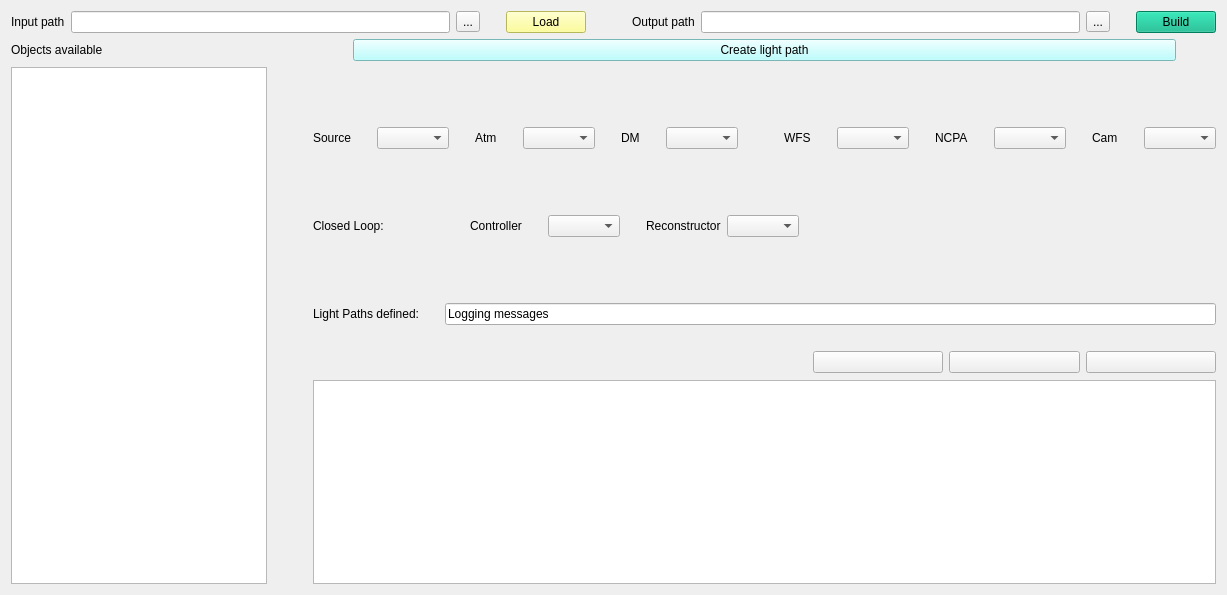
      <widget class="QWidget" name="">
       <property name="minimumSize">
        <size>
         <width>705</width>
         <height>595</height>
        </size>
       </property>
       <attribute name="title">
        <string>Load</string>
       </attribute>
       <layout class="QHBoxLayout" name="horizontalLayout_8">
        <item>
         <layout class="QVBoxLayout" name="verticalLayout_5">
          <item>
           <layout class="QHBoxLayout" name="horizontalLayout_3">
            <item>
             <widget class="QLabel" name="label_11">
              <property name="text">
               <string>Input path</string>
              </property>
             </widget>
            </item>
            <item>
             <widget class="QLineEdit" name="lineEdit"/>
            </item>
            <item>
             <widget class="QToolButton" name="toolButton">
              <property name="text">
               <string>...</string>
              </property>
             </widget>
            </item>
            <item>
             <spacer name="horizontalSpacer_4">
              <property name="orientation">
               <enum>Qt::Horizontal</enum>
              </property>
              <property name="sizeType">
               <enum>QSizePolicy::Fixed</enum>
              </property>
              <property name="sizeHint" stdset="0">
               <size>
                <width>20</width>
                <height>20</height>
               </size>
              </property>
             </spacer>
            </item>
            <item>
             <widget class="QPushButton" name="pushButton_5">
              <property name="styleSheet">
               <string notr="true">background-color: rgb(255, 255, 127)</string>
              </property>
              <property name="text">
               <string>Load</string>
              </property>
             </widget>
            </item>
            <item>
             <spacer name="horizontalSpacer_20">
              <property name="orientation">
               <enum>Qt::Horizontal</enum>
              </property>
              <property name="sizeType">
               <enum>QSizePolicy::Fixed</enum>
              </property>
              <property name="sizeHint" stdset="0">
               <size>
                <width>40</width>
                <height>20</height>
               </size>
              </property>
             </spacer>
            </item>
            <item>
             <widget class="QLabel" name="label_8">
              <property name="text">
               <string>Output path</string>
              </property>
             </widget>
            </item>
            <item>
             <widget class="QLineEdit" name="lineEdit_3"/>
            </item>
            <item>
             <widget class="QToolButton" name="toolButton_2">
              <property name="text">
               <string>...</string>
              </property>
             </widget>
            </item>
            <item>
             <spacer name="horizontalSpacer_5">
              <property name="orientation">
               <enum>Qt::Horizontal</enum>
              </property>
              <property name="sizeType">
               <enum>QSizePolicy::Fixed</enum>
              </property>
              <property name="sizeHint" stdset="0">
               <size>
                <width>20</width>
                <height>20</height>
               </size>
              </property>
             </spacer>
            </item>
            <item>
             <widget class="QPushButton" name="pushButton_6">
              <property name="styleSheet">
               <string notr="true">background-color: rgb(0, 177, 130)</string>
              </property>
              <property name="text">
               <string>Build</string>
              </property>
             </widget>
            </item>
           </layout>
          </item>
          <item>
           <layout class="QGridLayout" name="gridLayout">
            <item row="1" column="2">
             <layout class="QVBoxLayout" name="verticalLayout_4">
              <item>
               <spacer name="verticalSpacer_4">
                <property name="orientation">
                 <enum>Qt::Vertical</enum>
                </property>
                <property name="sizeType">
                 <enum>QSizePolicy::Fixed</enum>
                </property>
                <property name="sizeHint" stdset="0">
                 <size>
                  <width>20</width>
                  <height>60</height>
                 </size>
                </property>
               </spacer>
              </item>
              <item>
               <layout class="QHBoxLayout" name="horizontalLayout_5">
                <item>
                 <widget class="QLabel" name="label_3">
                  <property name="text">
                   <string>Source</string>
                  </property>
                 </widget>
                </item>
                <item>
                 <spacer name="horizontalSpacer_6">
                  <property name="orientation">
                   <enum>Qt::Horizontal</enum>
                  </property>
                  <property name="sizeType">
                   <enum>QSizePolicy::Fixed</enum>
                  </property>
                  <property name="sizeHint" stdset="0">
                   <size>
                    <width>20</width>
                    <height>20</height>
                   </size>
                  </property>
                 </spacer>
                </item>
                <item>
                 <widget class="QComboBox" name="comboBox_2"/>
                </item>
                <item>
                 <spacer name="horizontalSpacer_8">
                  <property name="orientation">
                   <enum>Qt::Horizontal</enum>
                  </property>
                  <property name="sizeType">
                   <enum>QSizePolicy::Fixed</enum>
                  </property>
                  <property name="sizeHint" stdset="0">
                   <size>
                    <width>20</width>
                    <height>20</height>
                   </size>
                  </property>
                 </spacer>
                </item>
                <item>
                 <widget class="QLabel" name="label_4">
                  <property name="text">
                   <string>Atm</string>
                  </property>
                 </widget>
                </item>
                <item>
                 <spacer name="horizontalSpacer_7">
                  <property name="orientation">
                   <enum>Qt::Horizontal</enum>
                  </property>
                  <property name="sizeType">
                   <enum>QSizePolicy::Fixed</enum>
                  </property>
                  <property name="sizeHint" stdset="0">
                   <size>
                    <width>20</width>
                    <height>20</height>
                   </size>
                  </property>
                 </spacer>
                </item>
                <item>
                 <widget class="QComboBox" name="comboBox_3"/>
                </item>
                <item>
                 <spacer name="horizontalSpacer_9">
                  <property name="orientation">
                   <enum>Qt::Horizontal</enum>
                  </property>
                  <property name="sizeType">
                   <enum>QSizePolicy::Fixed</enum>
                  </property>
                  <property name="sizeHint" stdset="0">
                   <size>
                    <width>20</width>
                    <height>20</height>
                   </size>
                  </property>
                 </spacer>
                </item>
                <item>
                 <widget class="QLabel" name="label_15">
                  <property name="text">
                   <string>DM</string>
                  </property>
                 </widget>
                </item>
                <item>
                 <spacer name="horizontalSpacer_25">
                  <property name="orientation">
                   <enum>Qt::Horizontal</enum>
                  </property>
                  <property name="sizeType">
                   <enum>QSizePolicy::Fixed</enum>
                  </property>
                  <property name="sizeHint" stdset="0">
                   <size>
                    <width>20</width>
                    <height>20</height>
                   </size>
                  </property>
                 </spacer>
                </item>
                <item>
                 <widget class="QComboBox" name="comboBox_7"/>
                </item>
                <item>
                 <spacer name="horizontalSpacer_27">
                  <property name="orientation">
                   <enum>Qt::Horizontal</enum>
                  </property>
                  <property name="sizeType">
                   <enum>QSizePolicy::Fixed</enum>
                  </property>
                  <property name="sizeHint" stdset="0">
                   <size>
                    <width>20</width>
                    <height>20</height>
                   </size>
                  </property>
                 </spacer>
                </item>
                <item>
                 <spacer name="horizontalSpacer_26">
                  <property name="orientation">
                   <enum>Qt::Horizontal</enum>
                  </property>
                  <property name="sizeHint" stdset="0">
                   <size>
                    <width>20</width>
                    <height>20</height>
                   </size>
                  </property>
                 </spacer>
                </item>
                <item>
                 <widget class="QLabel" name="label_7">
                  <property name="text">
                   <string>WFS</string>
                  </property>
                 </widget>
                </item>
                <item>
                 <spacer name="horizontalSpacer_10">
                  <property name="orientation">
                   <enum>Qt::Horizontal</enum>
                  </property>
                  <property name="sizeType">
                   <enum>QSizePolicy::Expanding</enum>
                  </property>
                  <property name="sizeHint" stdset="0">
                   <size>
                    <width>20</width>
                    <height>20</height>
                   </size>
                  </property>
                 </spacer>
                </item>
                <item>
                 <widget class="QComboBox" name="comboBox_6"/>
                </item>
                <item>
                 <spacer name="horizontalSpacer_11">
                  <property name="orientation">
                   <enum>Qt::Horizontal</enum>
                  </property>
                  <property name="sizeType">
                   <enum>QSizePolicy::Fixed</enum>
                  </property>
                  <property name="sizeHint" stdset="0">
                   <size>
                    <width>20</width>
                    <height>20</height>
                   </size>
                  </property>
                 </spacer>
                </item>
                <item>
                 <widget class="QLabel" name="label_9">
                  <property name="text">
                   <string>NCPA</string>
                  </property>
                 </widget>
                </item>
                <item>
                 <spacer name="horizontalSpacer_12">
                  <property name="orientation">
                   <enum>Qt::Horizontal</enum>
                  </property>
                  <property name="sizeType">
                   <enum>QSizePolicy::Fixed</enum>
                  </property>
                  <property name="sizeHint" stdset="0">
                   <size>
                    <width>20</width>
                    <height>20</height>
                   </size>
                  </property>
                 </spacer>
                </item>
                <item>
                 <widget class="QComboBox" name="comboBox_8"/>
                </item>
                <item>
                 <spacer name="horizontalSpacer_14">
                  <property name="orientation">
                   <enum>Qt::Horizontal</enum>
                  </property>
                  <property name="sizeType">
                   <enum>QSizePolicy::Fixed</enum>
                  </property>
                  <property name="sizeHint" stdset="0">
                   <size>
                    <width>20</width>
                    <height>20</height>
                   </size>
                  </property>
                 </spacer>
                </item>
                <item>
                 <widget class="QLabel" name="label_10">
                  <property name="text">
                   <string>Cam</string>
                  </property>
                 </widget>
                </item>
                <item>
                 <spacer name="horizontalSpacer_13">
                  <property name="orientation">
                   <enum>Qt::Horizontal</enum>
                  </property>
                  <property name="sizeType">
                   <enum>QSizePolicy::Fixed</enum>
                  </property>
                  <property name="sizeHint" stdset="0">
                   <size>
                    <width>20</width>
                    <height>20</height>
                   </size>
                  </property>
                 </spacer>
                </item>
                <item>
                 <widget class="QComboBox" name="comboBox_9"/>
                </item>
               </layout>
              </item>
              <item>
               <spacer name="verticalSpacer_5">
                <property name="orientation">
                 <enum>Qt::Vertical</enum>
                </property>
                <property name="sizeType">
                 <enum>QSizePolicy::Fixed</enum>
                </property>
                <property name="sizeHint" stdset="0">
                 <size>
                  <width>20</width>
                  <height>60</height>
                 </size>
                </property>
               </spacer>
              </item>
              <item>
               <layout class="QHBoxLayout" name="horizontalLayout_10">
                <item>
                 <widget class="QLabel" name="label_12">
                  <property name="text">
                   <string>Closed Loop:</string>
                  </property>
                 </widget>
                </item>
                <item>
                 <spacer name="horizontalSpacer_24">
                  <property name="orientation">
                   <enum>Qt::Horizontal</enum>
                  </property>
                  <property name="sizeType">
                   <enum>QSizePolicy::Fixed</enum>
                  </property>
                  <property name="sizeHint" stdset="0">
                   <size>
                    <width>80</width>
                    <height>20</height>
                   </size>
                  </property>
                 </spacer>
                </item>
                <item>
                 <widget class="QLabel" name="label_13">
                  <property name="text">
                   <string>Controller</string>
                  </property>
                 </widget>
                </item>
                <item>
                 <spacer name="horizontalSpacer_21">
                  <property name="orientation">
                   <enum>Qt::Horizontal</enum>
                  </property>
                  <property name="sizeType">
                   <enum>QSizePolicy::Fixed</enum>
                  </property>
                  <property name="sizeHint" stdset="0">
                   <size>
                    <width>20</width>
                    <height>20</height>
                   </size>
                  </property>
                 </spacer>
                </item>
                <item>
                 <widget class="QComboBox" name="comboBox_4"/>
                </item>
                <item>
                 <spacer name="horizontalSpacer_22">
                  <property name="orientation">
                   <enum>Qt::Horizontal</enum>
                  </property>
                  <property name="sizeType">
                   <enum>QSizePolicy::Fixed</enum>
                  </property>
                  <property name="sizeHint" stdset="0">
                   <size>
                    <width>20</width>
                    <height>20</height>
                   </size>
                  </property>
                 </spacer>
                </item>
                <item>
                 <widget class="QLabel" name="label_14">
                  <property name="text">
                   <string>Reconstructor</string>
                  </property>
                 </widget>
                </item>
                <item>
                 <widget class="QComboBox" name="comboBox_5"/>
                </item>
                <item>
                 <spacer name="horizontalSpacer_23">
                  <property name="orientation">
                   <enum>Qt::Horizontal</enum>
                  </property>
                  <property name="sizeHint" stdset="0">
                   <size>
                    <width>40</width>
                    <height>20</height>
                   </size>
                  </property>
                 </spacer>
                </item>
               </layout>
              </item>
              <item>
               <spacer name="verticalSpacer_3">
                <property name="orientation">
                 <enum>Qt::Vertical</enum>
                </property>
                <property name="sizeType">
                 <enum>QSizePolicy::Fixed</enum>
                </property>
                <property name="sizeHint" stdset="0">
                 <size>
                  <width>20</width>
                  <height>60</height>
                 </size>
                </property>
               </spacer>
              </item>
              <item>
               <layout class="QHBoxLayout" name="horizontalLayout_6">
                <item>
                 <widget class="QLabel" name="label_5">
                  <property name="text">
                   <string>Light Paths defined:</string>
                  </property>
                 </widget>
                </item>
                <item>
                 <spacer name="horizontalSpacer_15">
                  <property name="orientation">
                   <enum>Qt::Horizontal</enum>
                  </property>
                  <property name="sizeType">
                   <enum>QSizePolicy::Fixed</enum>
                  </property>
                  <property name="sizeHint" stdset="0">
                   <size>
                    <width>20</width>
                    <height>20</height>
                   </size>
                  </property>
                 </spacer>
                </item>
                <item>
                 <widget class="QLineEdit" name="lineEdit_2">
                  <property name="text">
                   <string>Logging messages</string>
                  </property>
                 </widget>
                </item>
               </layout>
              </item>
              <item>
               <spacer name="verticalSpacer_2">
                <property name="orientation">
                 <enum>Qt::Vertical</enum>
                </property>
                <property name="sizeType">
                 <enum>QSizePolicy::Fixed</enum>
                </property>
                <property name="sizeHint" stdset="0">
                 <size>
                  <width>20</width>
                  <height>20</height>
                 </size>
                </property>
               </spacer>
              </item>
              <item>
               <layout class="QHBoxLayout" name="horizontalLayout_7">
                <item>
                 <spacer name="horizontalSpacer_16">
                  <property name="orientation">
                   <enum>Qt::Horizontal</enum>
                  </property>
                  <property name="sizeType">
                   <enum>QSizePolicy::Fixed</enum>
                  </property>
                  <property name="sizeHint" stdset="0">
                   <size>
                    <width>500</width>
                    <height>20</height>
                   </size>
                  </property>
                 </spacer>
                </item>
                <item>
                 <widget class="QPushButton" name="pushButton_8">
                  <property name="text">
                   <string/>
                  </property>
                  <property name="icon">
                   <iconset>
                    <normalon>:/icon/icon/add-button.png</normalon>
                   </iconset>
                  </property>
                  <property name="iconSize">
                   <size>
                    <width>18</width>
                    <height>16</height>
                   </size>
                  </property>
                 </widget>
                </item>
                <item>
                 <widget class="QPushButton" name="pushButton_10">
                  <property name="text">
                   <string/>
                  </property>
                  <property name="icon">
                   <iconset>
                    <normalon>:/icon/icon/edit.png</normalon>
                   </iconset>
                  </property>
                 </widget>
                </item>
                <item>
                 <widget class="QPushButton" name="pushButton_9">
                  <property name="text">
                   <string/>
                  </property>
                  <property name="icon">
                   <iconset resource="resource.qrc">
                    <normaloff>:/icon/icon/delete.png</normaloff>:/icon/icon/delete.png</iconset>
                  </property>
                 </widget>
                </item>
               </layout>
              </item>
              <item>
               <spacer name="verticalSpacer">
                <property name="orientation">
                 <enum>Qt::Vertical</enum>
                </property>
                <property name="sizeType">
                 <enum>QSizePolicy::Fixed</enum>
                </property>
                <property name="sizeHint" stdset="0">
                 <size>
                  <width>5</width>
                  <height>1</height>
                 </size>
                </property>
               </spacer>
              </item>
              <item>
               <widget class="QListView" name="listView"/>
              </item>
             </layout>
            </item>
            <item row="1" column="1">
             <spacer name="horizontalSpacer_19">
              <property name="orientation">
               <enum>Qt::Horizontal</enum>
              </property>
              <property name="sizeHint" stdset="0">
               <size>
                <width>40</width>
                <height>20</height>
               </size>
              </property>
             </spacer>
            </item>
            <item row="0" column="0">
             <widget class="QLabel" name="label_6">
              <property name="text">
               <string>Objects available</string>
              </property>
             </widget>
            </item>
            <item row="0" column="2">
             <layout class="QHBoxLayout" name="horizontalLayout_4">
              <item>
               <spacer name="horizontalSpacer_17">
                <property name="orientation">
                 <enum>Qt::Horizontal</enum>
                </property>
                <property name="sizeType">
                 <enum>QSizePolicy::Fixed</enum>
                </property>
                <property name="sizeHint" stdset="0">
                 <size>
                  <width>40</width>
                  <height>20</height>
                 </size>
                </property>
               </spacer>
              </item>
              <item>
               <widget class="QPushButton" name="pushButton_7">
                <property name="autoFillBackground">
                 <bool>false</bool>
                </property>
                <property name="styleSheet">
                 <string notr="true">background-color: rgb(170, 255, 255)</string>
                </property>
                <property name="text">
                 <string>Create light path</string>
                </property>
               </widget>
              </item>
              <item>
               <spacer name="horizontalSpacer_18">
                <property name="orientation">
                 <enum>Qt::Horizontal</enum>
                </property>
                <property name="sizeType">
                 <enum>QSizePolicy::Fixed</enum>
                </property>
                <property name="sizeHint" stdset="0">
                 <size>
                  <width>40</width>
                  <height>20</height>
                 </size>
                </property>
               </spacer>
              </item>
             </layout>
            </item>
            <item row="1" column="0">
             <widget class="QListView" name="listView_2"/>
            </item>
           </layout>
          </item>
         </layout>
        </item>
       </layout>
      </widget>
